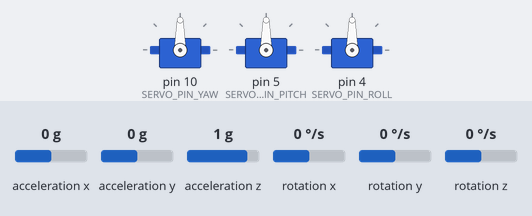
This sketch was run on a simulated Arduino Uno, built with avr-gcc and run on an emulated ATmega328P. On the bench: 3 × servo. Wiring (inferred from the names in the program): MPU-6050 motion sensor at I2C address 0x68. The inputs (shaded band) are chosen by the test bench; at power-on: rotation z 0 °/s, acceleration x 0 g, acceleration y 0 g, acceleration z 1 g, rotation x 0 °/s, rotation y 0 °/s. What the sketch prints to the serial monitor is not drawn.

Above: at 1.7 s.
1.8 s: rotation z set to -192 °/s
At 2.27 s:
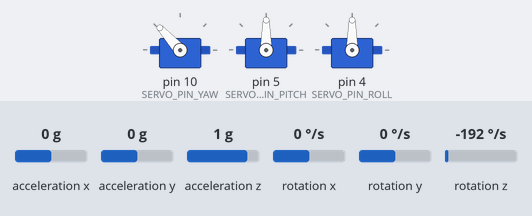
4.8 s: acceleration x set to -1.4 g
At 4.99 s:
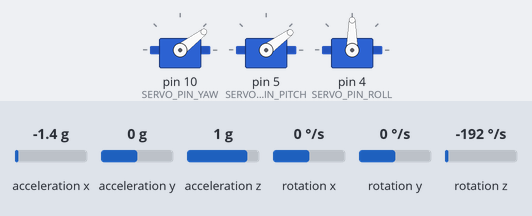
7.8 s: acceleration y set to -1.4 g
At 8.02 s:
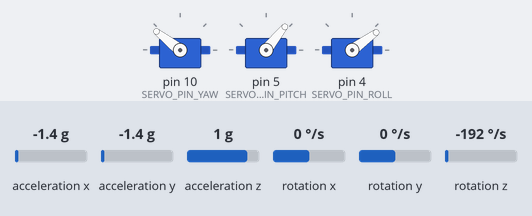
10.8 s: acceleration z set to -1.4 g
At 11.04 s:
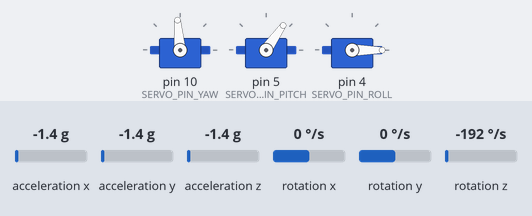
13.8 s: acceleration x set to -0.8 g
At 14.06 s:
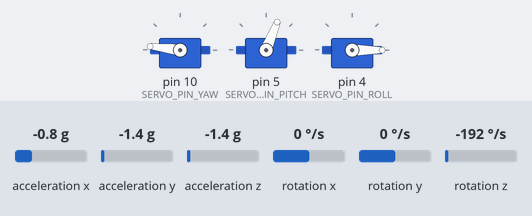
16.8 s: acceleration y set to 0.8 g
At 17.09 s:
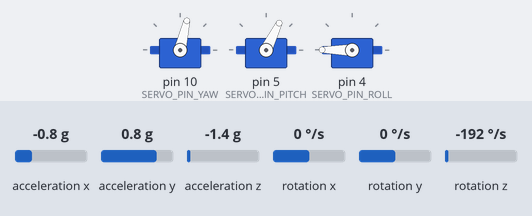
Timing chart, 0 to 20.8 s (numbered marks = the images above; inputs shaded):
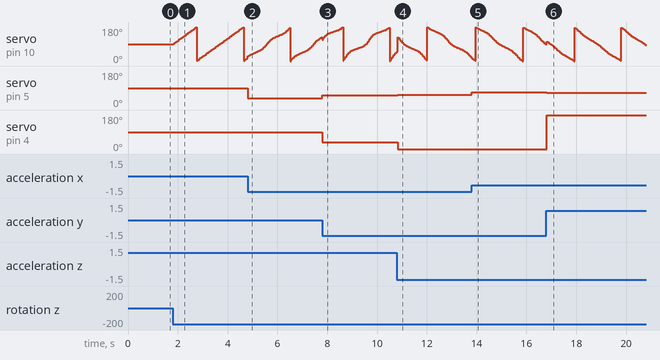

Measured:
- after the input at 1.8 s, servo on pin 10 (SERVO_PIN_YAW): ramps from 1° to 178° and jumps back, once every 1.9 s
- after the input at 4.8 s, servo on pin 5 (SERVO_PIN_PITCH): 90° → 36° at once
- after the input at 7.8 s, servo on pin 5 (SERVO_PIN_PITCH): 36° → 51° at once; servo on pin 4 (SERVO_PIN_ROLL): 90° → 36° at once
- after the input at 10.8 s, servo on pin 5 (SERVO_PIN_PITCH): 51° → 55° at once; servo on pin 4 (SERVO_PIN_ROLL): 36° → 0° at once
- after the input at 13.8 s, servo on pin 5 (SERVO_PIN_PITCH): 55° → 68° at once
- after the input at 16.8 s, servo on pin 5 (SERVO_PIN_PITCH): 68° → 64° at once; servo on pin 4 (SERVO_PIN_ROLL): 0° → 180° at once

The sketch:

stabilizator.ino
```cpp
#include <I2Cdev.h>
#include <MPU6050_6Axis_MotionApps20.h>
#include <Wire.h>
#include <Servo.h>

MPU6050 mpu;

Servo servoYaw;
Servo servoPitch;
Servo servoRoll;

#define SERVO_PIN_YAW 10
#define SERVO_PIN_PITCH 5
#define SERVO_PIN_ROLL 4

bool dmpReady = false;
uint8_t mpuIntStatus;
uint8_t devStatus;
uint16_t packetSize;
uint16_t fifoCount;
uint8_t fifoBuffer[64];

Quaternion q;
VectorFloat gravity;
float ypr[3];

const uint8_t defaultMpuI2cAddress = 0x68;
const uint8_t whoAmIRegisterAddress = 0x75;
const int originalWhoAmIResponse = 0x68;
const uint8_t mpuCloneWhoAmIResponse = 0x70;
const uint8_t mpuDeviceIsNotAvailable = 0xFF;

uint8_t getMpuWhoAmI() {
  Wire.beginTransmission(defaultMpuI2cAddress);
  Wire.write(whoAmIRegisterAddress);
  Wire.endTransmission(false);
  Wire.requestFrom(originalWhoAmIResponse, 1, true);
  if (Wire.available()) {
    return Wire.read();
  }

  return mpuDeviceIsNotAvailable;
}

void verifyDevice() {
  uint8_t who = getMpuWhoAmI();
  Serial.print(F("MPU WHO_AM_I response= 0x"));
  Serial.println(who, HEX);

  if (who == mpuCloneWhoAmIResponse) {
    Serial.println(F("MPU6050 clone detected (WHO_AM_I=0x70), continuing..."));
  } else if (who == originalWhoAmIResponse) {
    Serial.println(F("Original MPU6050 detected (WHO_AM_I=0x68), continuing..."));
  } else if (who == mpuDeviceIsNotAvailable || who == 0x00) {
    Serial.println(F("No valid response from 0x68, check wiring!"));
  } else {
    Serial.println(F("Unknown I2C device on 0x68, trying to continue anyway..."));
  }
}

void setup() {
  Wire.begin();
  Wire.setClock(400000);  //швидкістьт передачі даних з mpu
  Serial.begin(115200);
  while (!Serial) {
  }

  Serial.println("Start...");
  Serial.println("Initializing I2C devices...");
  mpu.initialize();
  verifyDevice();

  Serial.println("Testing device connections...");
  if (mpu.testConnection()) {
    Serial.println("MPU6050 connection successful");
  } else {
    Serial.println("MPU6050 connection failed");
  }

  Serial.println("Setting MPU offsets...");
  mpu.setXAccelOffset(3511);
  mpu.setYAccelOffset(3539);
  mpu.setZAccelOffset(11982);
  mpu.setXGyroOffset(-3);
  mpu.setYGyroOffset(-24);
  mpu.setZGyroOffset(-37);


  int retryCount = 0;
  const int maxRetries = 3;

  while (retryCount < maxRetries) {
    Serial.print("Attempting to initialize DMP. Attempt: ");
    Serial.println(retryCount + 1);

    devStatus = mpu.dmpInitialize();
    if (devStatus == 0) {
      break;
    } else {

      Serial.print("DMP Initialization failed ");
      Serial.print(devStatus);
      Serial.println("");
      retryCount++;
      delay(1000);
    }
  }

  if (devStatus == 0) {
    Serial.println("Enabling DMP...");
    mpu.setDMPEnabled(true);
    mpu.resetFIFO();

    mpuIntStatus = mpu.getIntStatus();
    dmpReady = true;
    packetSize = mpu.dmpGetFIFOPacketSize();
    servoYaw.attach(SERVO_PIN_YAW);
    servoPitch.attach(SERVO_PIN_PITCH);
    servoRoll.attach(SERVO_PIN_ROLL);

  } else {
    Serial.println("DMP Initialization failed after 3 attempts.");
  }
}

void loop() {
  if (mpu.getFIFOCount() == 1024) {  //щоб запобігти переповненню
    mpu.resetFIFO();
    return;
  }

  if (!dmpReady) {
    return;
  }
  if (mpu.dmpGetCurrentFIFOPacket(fifoBuffer)) {

    mpu.dmpGetQuaternion(&q, fifoBuffer);
    mpu.dmpGetGravity(&gravity, &q);
    mpu.dmpGetYawPitchRoll(ypr, &q, &gravity);

    float yawDeg = ypr[0] * 180 / M_PI;
    float pitchDeg = ypr[1] * 180 / M_PI;
    float rollDeg = ypr[2] * 180 / M_PI;


    int yawValue = map(yawDeg, -180, 180, 0, 180);
    int pitchValue = map(pitchDeg, -90, 90, 0, 180);
    int rollValue = map(rollDeg, -90, 90, 0, 180);

    yawValue = constrain(yawValue, 0, 180);
    pitchValue = constrain(pitchValue, 0, 180);
    rollValue = constrain(rollValue, 0, 180);

    servoYaw.write(yawValue);
    servoPitch.write(pitchValue);
    servoRoll.write(rollValue);
  }
}
```
